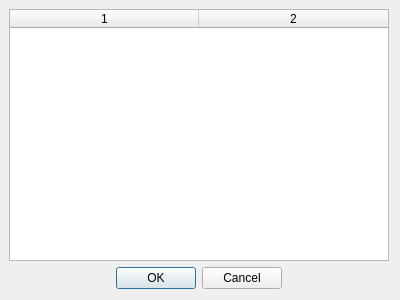
<?xml version="1.0" encoding="UTF-8"?>
<ui version="4.0">
 <class>ShortcutEditor</class>
 <widget class="QDialog" name="ShortcutEditor">
  <property name="windowModality">
   <enum>Qt::WindowModal</enum>
  </property>
  <property name="geometry">
   <rect>
    <x>0</x>
    <y>0</y>
    <width>400</width>
    <height>300</height>
   </rect>
  </property>
  <property name="windowTitle">
   <string>Shortcut Editor</string>
  </property>
  <property name="layoutDirection">
   <enum>Qt::LeftToRight</enum>
  </property>
  <property name="modal">
   <bool>true</bool>
  </property>
  <layout class="QGridLayout" name="gridLayout" rowstretch="0,0" rowminimumheight="0,0" columnminimumwidth="0">
   <property name="leftMargin">
    <number>9</number>
   </property>
   <property name="topMargin">
    <number>9</number>
   </property>
   <item row="1" column="0">
    <widget class="QDialogButtonBox" name="buttonBox">
     <property name="orientation">
      <enum>Qt::Horizontal</enum>
     </property>
     <property name="standardButtons">
      <set>QDialogButtonBox::Cancel|QDialogButtonBox::Ok</set>
     </property>
     <property name="centerButtons">
      <bool>true</bool>
     </property>
    </widget>
   </item>
   <item row="0" column="0">
    <widget class="QTableWidget" name="tableWidget">
     <property name="sizeAdjustPolicy">
      <enum>QAbstractScrollArea::AdjustIgnored</enum>
     </property>
     <property name="alternatingRowColors">
      <bool>false</bool>
     </property>
     <property name="showGrid">
      <bool>true</bool>
     </property>
     <property name="gridStyle">
      <enum>Qt::SolidLine</enum>
     </property>
     <property name="wordWrap">
      <bool>true</bool>
     </property>
     <property name="cornerButtonEnabled">
      <bool>true</bool>
     </property>
     <property name="rowCount">
      <number>0</number>
     </property>
     <property name="columnCount">
      <number>2</number>
     </property>
     <attribute name="horizontalHeaderVisible">
      <bool>true</bool>
     </attribute>
     <attribute name="horizontalHeaderCascadingSectionResizes">
      <bool>false</bool>
     </attribute>
     <attribute name="horizontalHeaderDefaultSectionSize">
      <number>189</number>
     </attribute>
     <attribute name="horizontalHeaderShowSortIndicator" stdset="0">
      <bool>false</bool>
     </attribute>
     <attribute name="horizontalHeaderStretchLastSection">
      <bool>false</bool>
     </attribute>
     <attribute name="verticalHeaderVisible">
      <bool>false</bool>
     </attribute>
     <attribute name="verticalHeaderStretchLastSection">
      <bool>false</bool>
     </attribute>
     <column/>
     <column/>
    </widget>
   </item>
  </layout>
 </widget>
 <resources/>
 <connections>
  <connection>
   <sender>buttonBox</sender>
   <signal>accepted()</signal>
   <receiver>ShortcutEditor</receiver>
   <slot>accept()</slot>
   <hints>
    <hint type="sourcelabel">
     <x>248</x>
     <y>254</y>
    </hint>
    <hint type="destinationlabel">
     <x>157</x>
     <y>274</y>
    </hint>
   </hints>
  </connection>
  <connection>
   <sender>buttonBox</sender>
   <signal>rejected()</signal>
   <receiver>ShortcutEditor</receiver>
   <slot>reject()</slot>
   <hints>
    <hint type="sourcelabel">
     <x>316</x>
     <y>260</y>
    </hint>
    <hint type="destinationlabel">
     <x>286</x>
     <y>274</y>
    </hint>
   </hints>
  </connection>
 </connections>
</ui>
